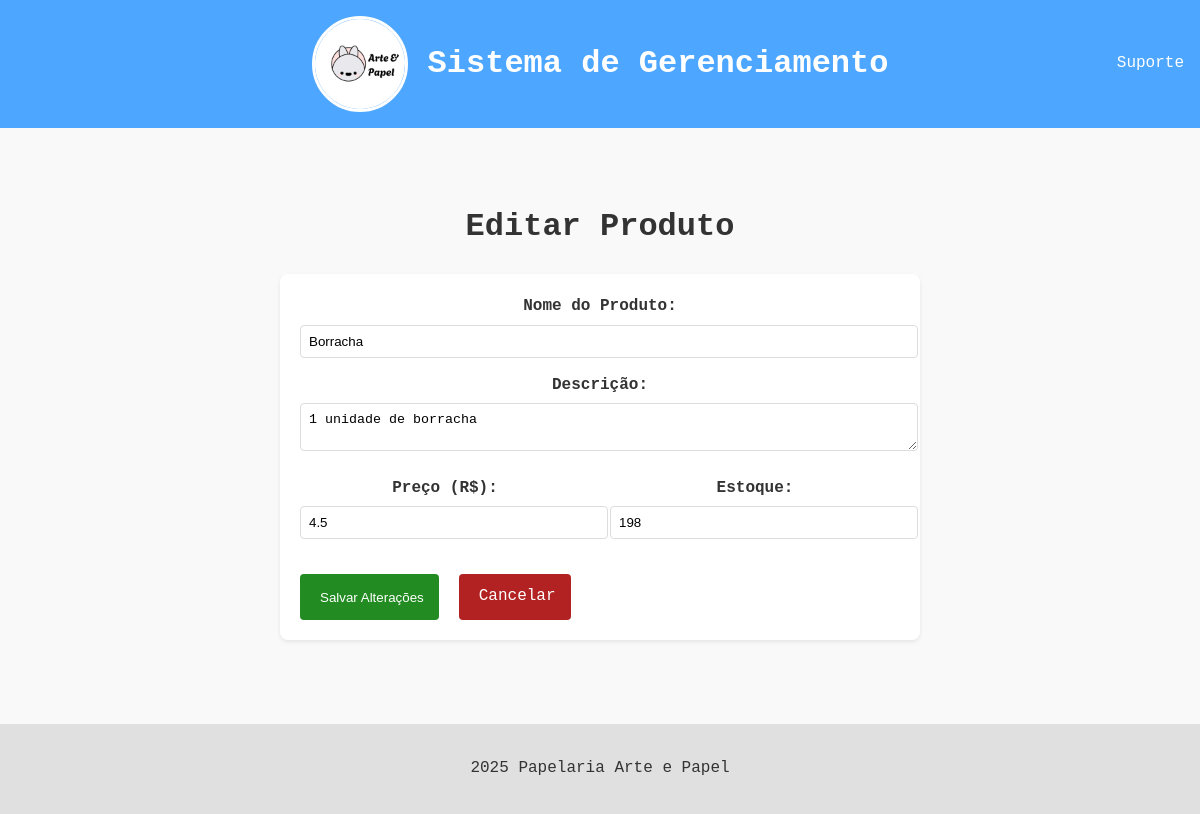
Before: /produtos/editar/3 with the older database file.
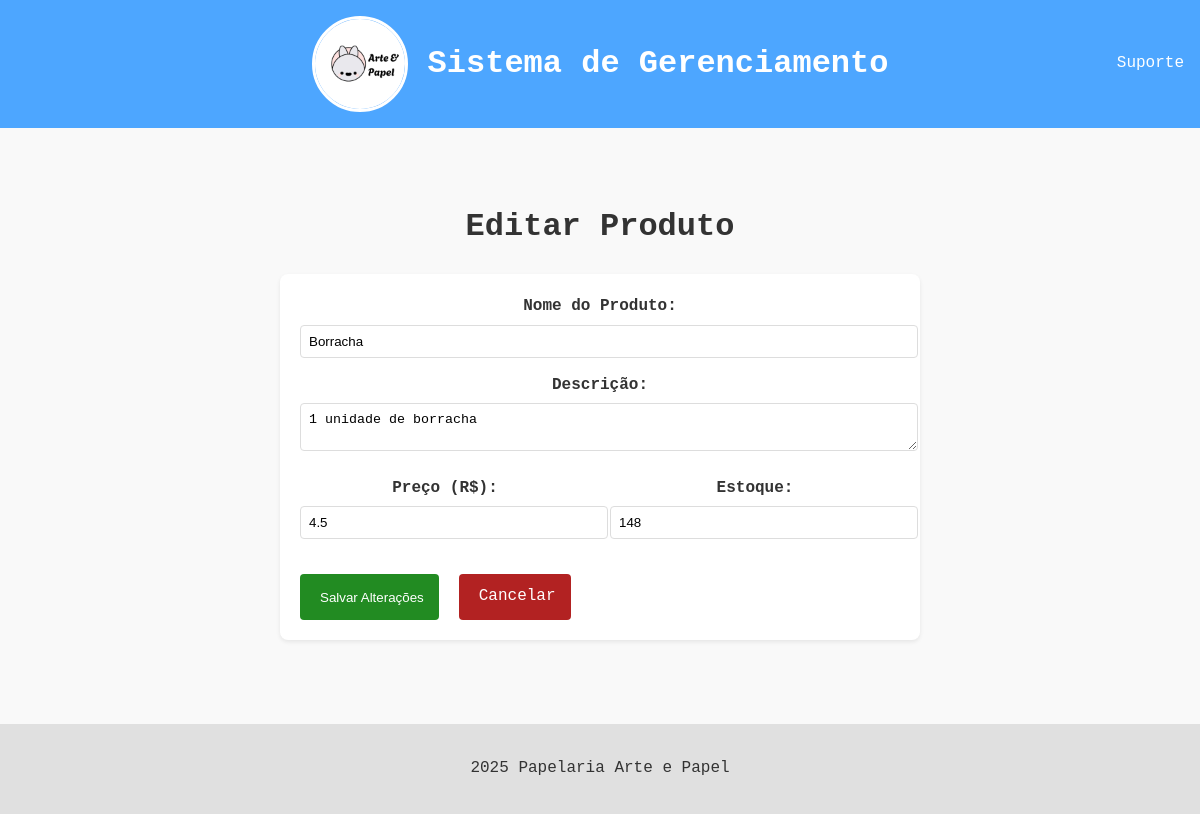
After: the same page with the newer database file.
### app.py (models this page shows)
class Produto(db.Model):
    id = db.Column(db.Integer, primary_key=True)
    nome = db.Column(db.String(100), nullable=False)
    descricao = db.Column(db.String(200))
    preco = db.Column(db.Float, nullable=False)
    quantidade = db.Column(db.Integer, default=0)
    data_cadastro = db.Column(db.DateTime, default=datetime.utcnow)

### app.py (the view, shortened to what this page needs)
@app.route('/produtos/editar/<int:id>', methods=['GET', 'POST'])
def editar_produto(id):
    produto = Produto.query.get_or_404(id)
    return render_template('produtos/editar.html', produto=produto)

### templates/produtos/editar.html (shortened to what this page needs)
{% extends "base.html" %}
{% block content %}
<div class="container">
    <h1>Editar Produto</h1>
    <form method="POST" class="form-produto">
        <div class="form-group">
            <label for="nome">Nome do Produto:</label>
            <input type="text" id="nome" name="nome"
                   value="{{ produto.nome }}" required>
        </div>
        <div class="form-group">
            <label for="descricao">Descrição:</label>
            <textarea id="descricao" name="descricao">{{ produto.descricao }}</textarea>
        </div>
        <div class="form-row">
            <div class="form-group">
                <label for="preco">Preço (R$):</label>
                <input type="number" step="0.01" id="preco" name="preco"
                       value="{{ produto.preco }}" required>
            </div>
            <div class="form-group">
                <label for="quantidade">Estoque:</label>
                <input type="number" id="quantidade" name="quantidade"
                       value="{{ produto.quantidade }}">
            </div>
        </div>
        <div class="form-actions">
            <button type="submit" class="btn-salvar">
                 Salvar Alterações
            </button>
            <a href="{{ url_for('listar_produtos') }}" class="btn-cancelar">
                 Cancelar
            </a>
        </div>
    </form>
</div>
{% endblock %}

Changed rows visible on the page:
changed Produto "Borracha": quantidade "198" → "148"
